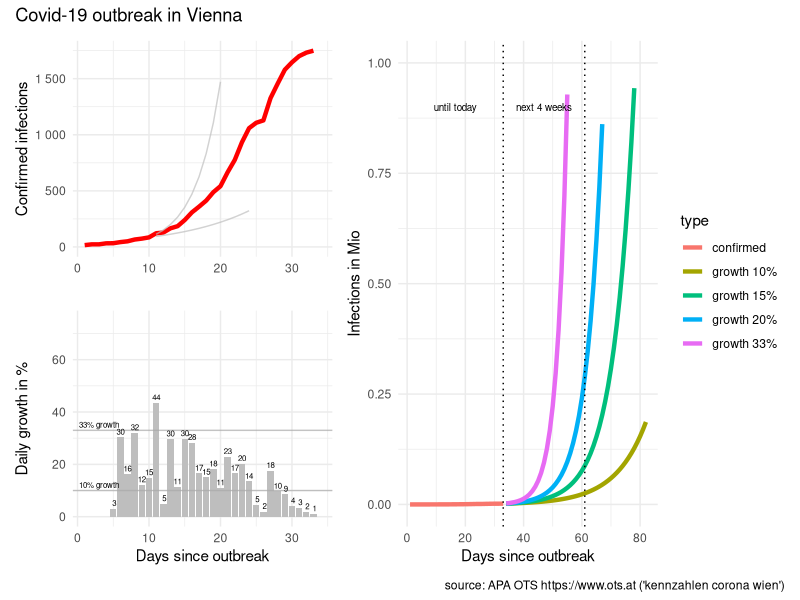
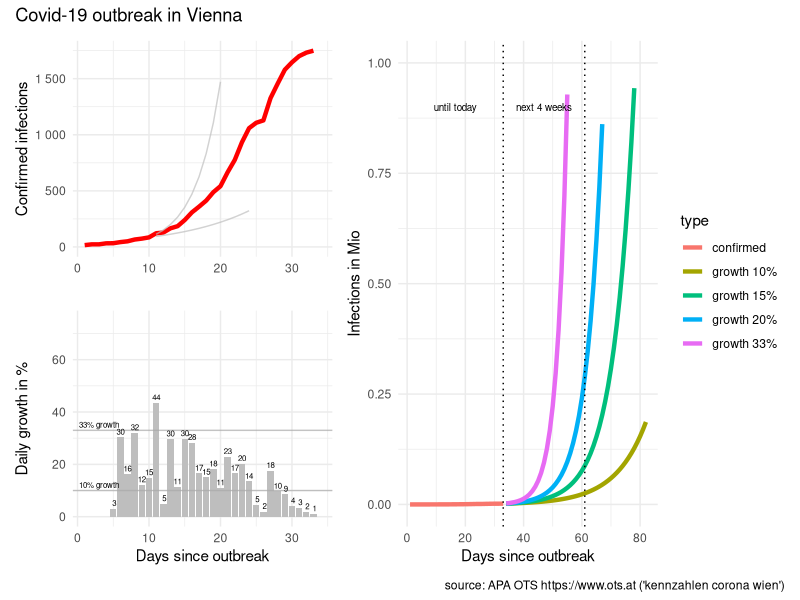

The R source for these figures, in order:
# packages
library(tidyverse)
library(scales)
library(patchwork)

# reported infections
# source: APA OTS (https://www.ots.at)
# keywords: "kennzahlen corona wien"
infected <- c(
   16, #"2020-03-05"
   23, #"2020-03-06"
   23, #"2020-03-07"
   32, #"2020-03-08"
   33, #"2020-03-09"
   43, #"2020-03-10"
   50, #"2020-03-11"
   66, #"2020-03-12"
   74, #"2020-03-13"
   85, #"2020-03-14"
  122, #"2020-03-15"
  128, #"2020-03-16"
  166, #"2020-03-17"
  185, #"2020-03-18"
  240, #"2020-03-19"
  308, #"2020-03-20"
  359, #"2020-03-21"
  413, #"2020-03-22"
  488, #"2020-03-23"
  542, #"2020-03-24"
  666, #"2020-03-25"
  776, #"2020-03-26"
  933, #"2020-03-27"
 1059, #"2020-03-28"
 1107, #"2020-03-29"
 1128, #"2020-03-30"
 1327, #"2020-03-31"
 1456, #"2020-04-01"
 1580, #"2020-04-02"
 1646, #"2020-04-03"
 1701, #"2020-04-04"
 1732, #"2020-04-05" 
 1750
)

# prepare data
data <- tibble(infected = infected)

data <- data %>% 
  mutate(type = "confirmed",
         day = row_number()) %>% 
  arrange(day) %>% 
  mutate(new_abs = infected - lag(infected),
         new_pct = new_abs / lag(infected) * 100)

# predict
predict_corona <- function(data, infection_rate, days)  {
  
  future <- seq(from = max(data$day) + 1, to = max(data$day)+days-1)
  infected_all <- NULL
  infected_act <- max(data$infected)
  infected_predict <- NULL
  for (i in seq_along(future))  {
    infected_act <- infected_act * infection_rate
    infected_all <- c(infected_all, infected_act)
  }
  
  data2 <- tibble(type = paste0("growth ", (infection_rate-1)*100,"%"),
                  day = future, 
                  infected = infected_all)
  data2
  
} # predict_corona

# predict for different growth
predict_days <- 50 #57

data_50 <- data %>% 
  predict_corona(infection_rate = 1.50, days = predict_days)

data_40 <- data %>% 
  predict_corona(infection_rate = 1.40, days = predict_days)

data_33 <- data %>% 
  predict_corona(infection_rate = 1.33, days = predict_days)

data_20 <- data %>% 
  predict_corona(infection_rate = 1.20, days = predict_days)

data_15 <- data %>% 
  predict_corona(infection_rate = 1.15, days = predict_days)

data_10 <- data %>% 
  predict_corona(infection_rate = 1.10, days = predict_days)

# combine dataset
data_plot <- data %>% 
  bind_rows(data_33, data_20, data_15, data_10)


# visualise data
# infected
last_day <- length(data$infected)
p0 <- data_plot %>% 
  mutate(infected_M = infected / 1000000) %>%
  ggplot(aes(day, infected_M, color = type)) + 
  geom_line(size = 1.5) +
  geom_vline(xintercept = c(last_day, last_day + 28), 
             linetype = "dotted") +
  ylim(0,1) +
  xlab("Days since outbreak") +
  ylab("Infections in Mio") + 
  #ggtitle("Covid-19 outbreak in Vienna") +
  theme_minimal()+
  annotate("text", last_day/2, 0.9, 
           label = "until today", size = 2.5) +
  annotate("text", last_day+14, 0.9, 
           label = "next 4 weeks", size = 2.5)

#############################################

# data for reference line 33% growth (Austria)
data_line_start <- tibble(
  day = 10,
  infected = 85
)

# predict 10%/33% growth (days since 50 cases)
data_line10 <- predict_corona(
  data_line_start,
  infection_rate = 1.10,
  days = 15)

data_line33 <- predict_corona(
  data_line_start,
  infection_rate = 1.33,
  days = 15)

# infected
p1 <- data %>% 
  mutate(infected_M = infected / 1000000) %>% 
  ggplot(aes(day, infected)) + 
  geom_line(size = 1.5, color = "red") +
  geom_line(data = data_line10, 
            aes(day,infected), color = "grey", alpha = 0.7) +
  geom_line(data = data_line33, 
            aes(day,infected), color = "grey", alpha = 0.7) +
  xlim(c(1,length(infected)+1)) +
  #ylim(0,max(infected)) +
  scale_y_continuous(labels=function(x) format(x, big.mark = " ", scientific = FALSE),
                     limits=c(0,max(infected)) ) +
  #  xlab("Days since outbreak") +
  xlab("") +
  ylab("Confirmed infections") + 
#  ggtitle("Covid-19 outbreak in Vienna") +
  theme_minimal()
  
# daily growth infected
p2 <- data %>% 
  filter(day >= 5) %>% 
  ggplot(aes(day, new_pct)) +
  geom_col(fill = "grey") +
  geom_hline(yintercept = 10, color = "darkgrey", alpha = 0.7) +
  geom_hline(yintercept = 33, color = "darkgrey", alpha = 0.7) +
  geom_text(aes(day, new_pct, 
                label = paste0(format(new_pct, digits=1))),
            size = 2, vjust = "bottom", nudge_y = 1) +
  xlim(c(1,length(infected)+1)) +
  ylim(c(0,75)) +
  xlab("Days since outbreak") +
  ylab("Daily growth in %") + 
#  ggtitle("Covid-19 outbreak in Vienna") +
  theme_minimal() +
  annotate("text", 3, 10+1, 
           label = "10% growth",
           size = 2,vjust = "bottom")  +
  annotate("text", 3, 33+1, 
           label = "33% growth",
           size = 2,vjust = "bottom") 
  

# combine plots
p <- ((p1 / p2) | p0) + plot_annotation('Covid-19 outbreak in Vienna',
                            caption = "source: APA OTS https://www.ots.at ('kennzahlen corona wien')")
# plot
p

# save plot
p %>% ggsave(filename = "covid-19-vienna.png", 
             device = "png",
             width = 7, height = 4)
